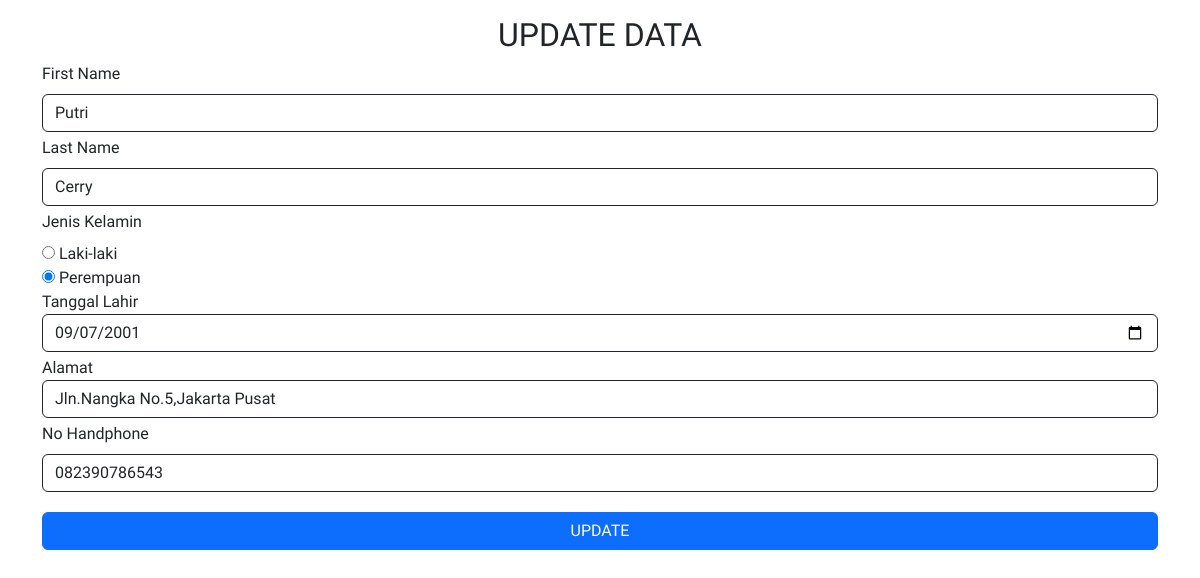
Page /update.php?id=1 on the committed database.
### tables this page shows
CREATE TABLE `data` (
  `id` int NOT NULL,
  `firstName` varchar(50) NOT NULL,
  `lastName` varchar(50) NOT NULL,
  `jenisKelamin` varchar(10) NOT NULL,
  `tglLahir` date NOT NULL,
  `alamat` text NOT NULL,
  `no_hp` varchar(255) DEFAULT NULL
);

### update.php (the view, shortened to what this page needs)
<?php
require 'koneksi.php';
$id = $_GET['id'];
$query = mysqli_query($conn, "SELECT * FROM data WHERE id = '$id'");
$hasilData = mysqli_fetch_assoc($query);
?>
<!DOCTYPE html>
<html lang="en">
<head>
  <link href="https://cdn.jsdelivr.net/npm/bootstrap@5.3.3/dist/css/bootstrap.min.css" rel="stylesheet">
</head>
<body>
  <div class="container">
    <h2 class="text-center mt-3">UPDATE DATA</h2>
    <form action="" method="POST">
      <label for="firstName" class="form-label">First Name</label>
      <input type="text" name="firstName" id="firstName" value="<?= htmlspecialchars($hasilData['firstName']) ?>" class="form-control border-dark mb-1" autocomplete="off">
      <label for="lastName" class="form-label">Last Name</label>
      <input type="text" name="lastName" id="lastName" value="<?= htmlspecialchars($hasilData['lastName']) ?>" class="form-control border-dark mb-1" autocomplete="off">
      <label for="jenisKelamin" class="form-label">Jenis Kelamin</label>
      <br>
      <input type="radio" name="jenisKelamin" id="jenisKelaminL" value="Laki-Laki" <?= ($hasilData['jenisKelamin'] == 'Laki-Laki') ? 'checked' : '' ?>> Laki-laki
      <br>
      <input type="radio" name="jenisKelamin" id="jenisKelaminP" value="Perempuan" <?= ($hasilData['jenisKelamin'] == 'Perempuan') ? 'checked' : '' ?>> Perempuan
      <br>
      <label for="tanggalLahir">Tanggal Lahir</label>
      <input type="date" name="tglLahir" id="tanggalLahir" value="<?= htmlspecialchars($hasilData['tglLahir']) ?>" class="form-control border-dark mb-1" autocomplete="off">
      <label for="alamat">Alamat</label>
      <input type="text" name="alamat" id="alamat" value="<?= htmlspecialchars($hasilData['alamat']) ?>" class="form-control border-dark mb-1" autocomplete="off">
      <label for="no_hp" class="form-label">No Handphone</label>
      <input type="text" name="no_hp" id="no_hp" value="<?= htmlspecialchars($hasilData['no_hp']) ?>" class="form-control border-dark mb-1" autocomplete="off">
      <button type="submit" name="update" class="btn btn-primary w-100 mt-3">UPDATE</button>
    </form>
  </div>
</body>
</html>

### update.php (style rules this page uses)
* { font-family: "Source Sans 3", sans-serif; font-optical-sizing: auto; font-style: normal; }

### rows in the picture
data: firstName "Putri", lastName "Cerry", jenisKelamin "☑", tglLahir "09/07/2001", alamat "Jln.Nangka No.5,Jakarta Pusat", no_hp "082390786543"
